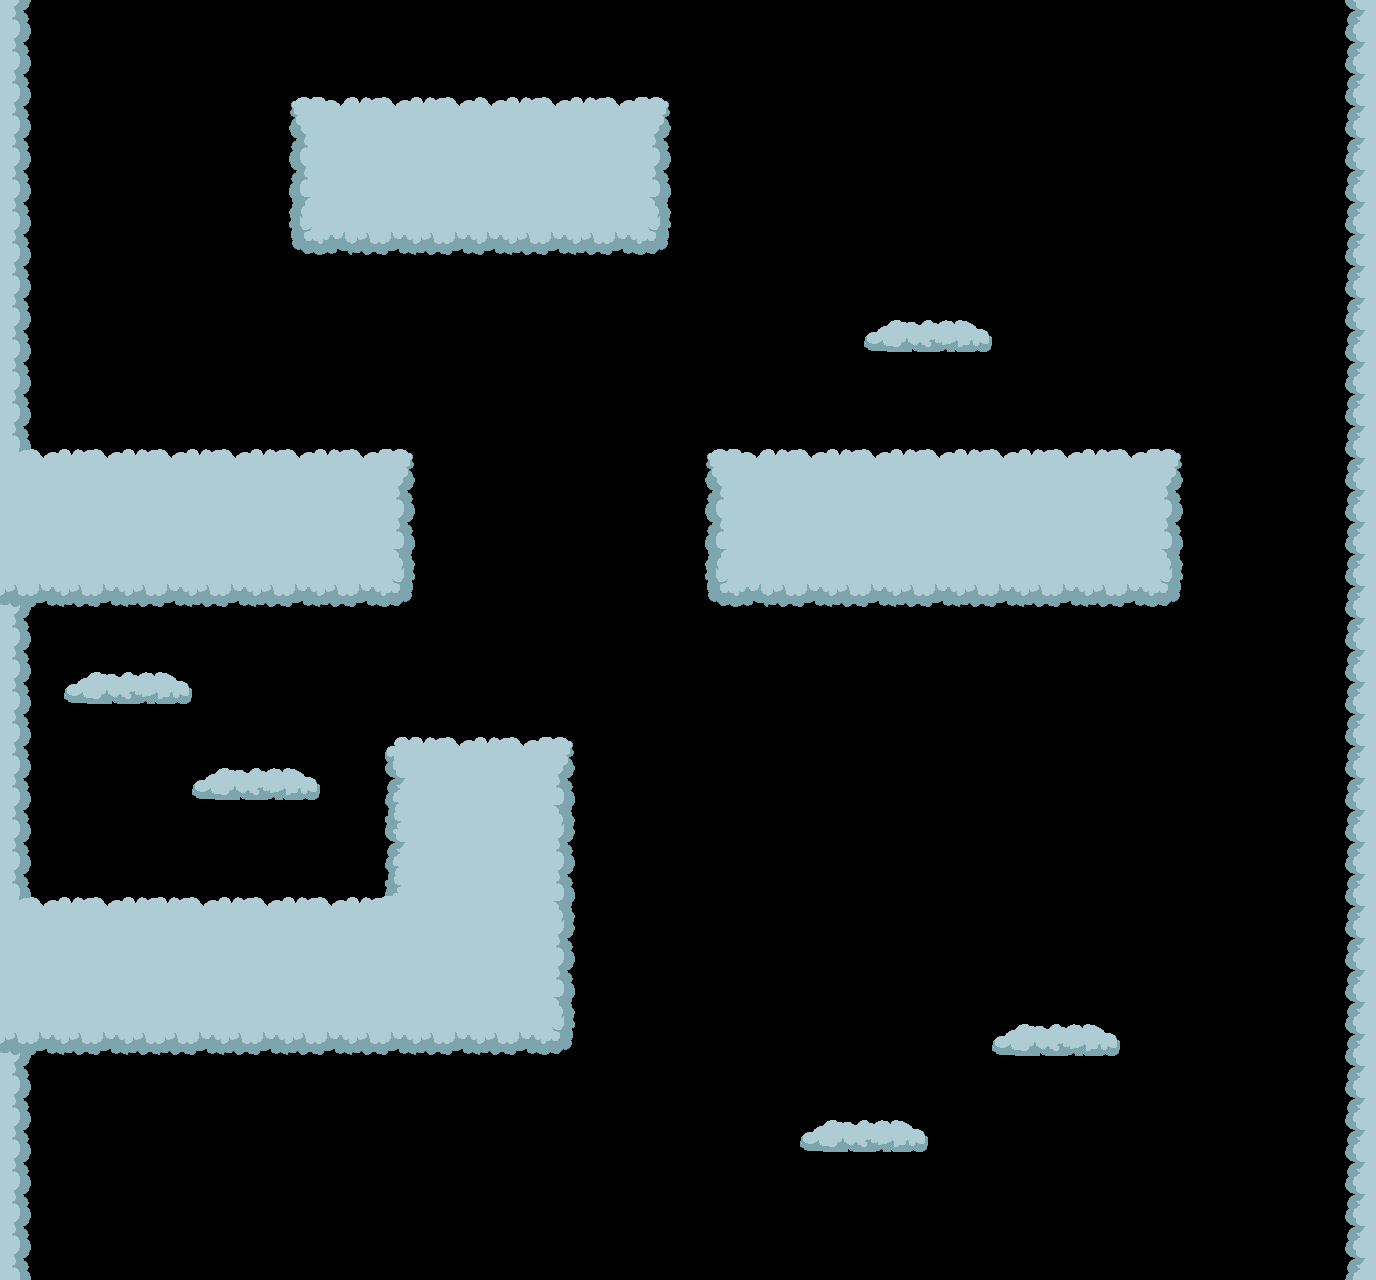

A 2D game scene composited from a Tiled map and its tileset images. What follows is a short description and the map's XML, with each tile layer's data collapsed to a summary:
An orthogonal 43x40 tile map with 32x32 px tiles, 3 tile layers (Tile Layer 1, Tile Layer 3, Tile Layer 2), 5 tilesets and 3 objects (FuelCan, ShieldPickUp, BoostPad).

<map version="1.10" tiledversion="1.10.2" orientation="orthogonal" renderorder="right-down" width="43" height="40" tilewidth="32" tileheight="32" infinite="0" nextlayerid="6" nextobjectid="6">
 <tileset firstgid="1" name="clouds" tilewidth="32" tileheight="32" tilecount="36" columns="6">
  <image source="clouds.png" width="192" height="192" />
 </tileset>
 <tileset firstgid="37" name="cloud" tilewidth="32" tileheight="32" tilecount="5" columns="5">
  <image source="cloud.png" width="160" height="32" />
 </tileset>
 <tileset firstgid="42" name="jerrycan" tilewidth="96" tileheight="96" tilecount="1" columns="1">
  <image source="jerrycan.png" width="96" height="96" />
 </tileset>
 <tileset firstgid="43" name="Shield" tilewidth="96" tileheight="96" tilecount="1" columns="1">
  <image source="Shield.png" width="96" height="96" />
 </tileset>
 <tileset firstgid="44" name="Booshtpd" tilewidth="64" tileheight="64" tilecount="1" columns="1">
  <image source="Booshtpd.png" width="64" height="64" />
 </tileset>
 <layer id="1" name="Tile Layer 1" width="43" height="40">
  <data>[1720 cells, 80 non-empty, 2 distinct tile ids]</data>
 </layer>
 <layer id="4" name="Tile Layer 3" width="43" height="40">
  <data>[1720 cells, 340 non-empty, 19 distinct tile ids]</data>
 </layer>
 <objectgroup id="5" name="Object Layer 1">
  <object id="2" type="FuelCan" gid="42" x="516" y="576" width="96" height="96" />
  <object id="3" type="ShieldPickUp" gid="43" x="1206.67" y="640" width="96" height="96" />
  <object id="5" type="BoostPad" gid="44" x="914.5" y="800.5" width="64" height="64" />
 </objectgroup>
 <layer id="2" name="Tile Layer 2" width="43" height="40">
  <data>[1720 cells, 0 non-empty, 0 distinct tile ids]</data>
 </layer>
</map>
